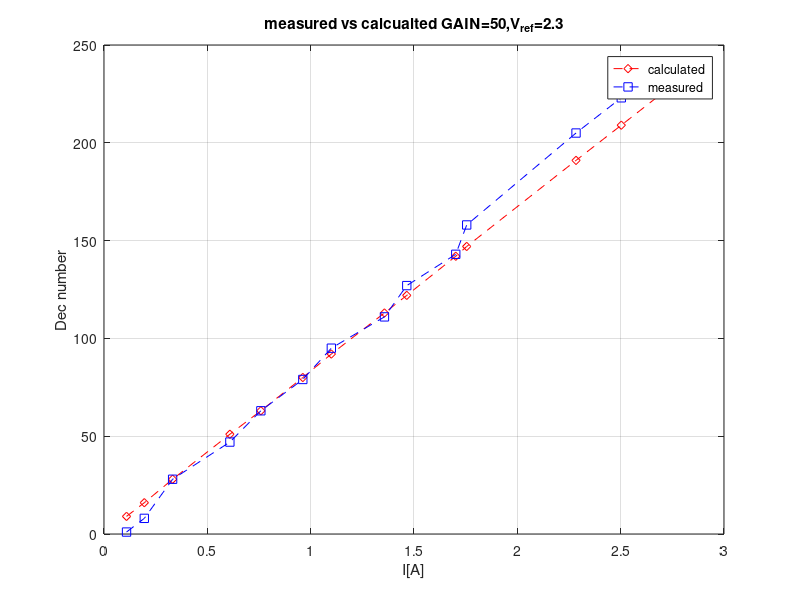
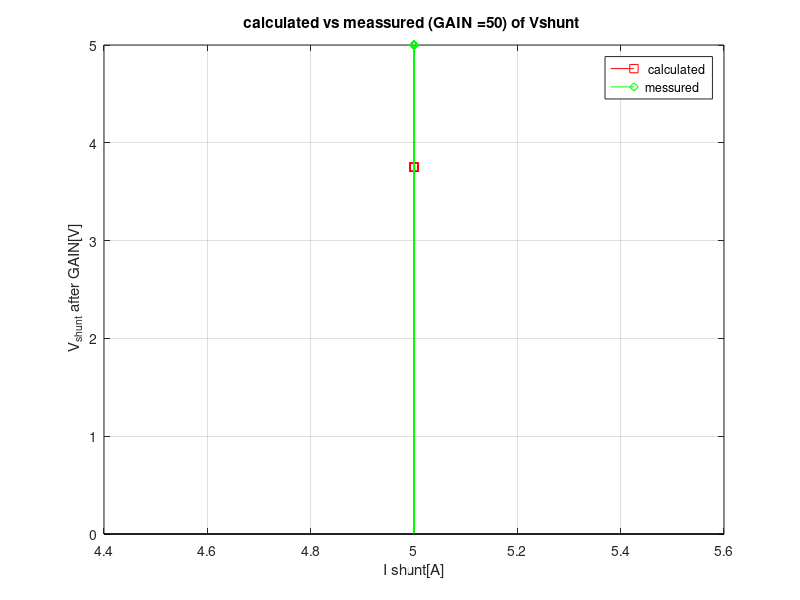
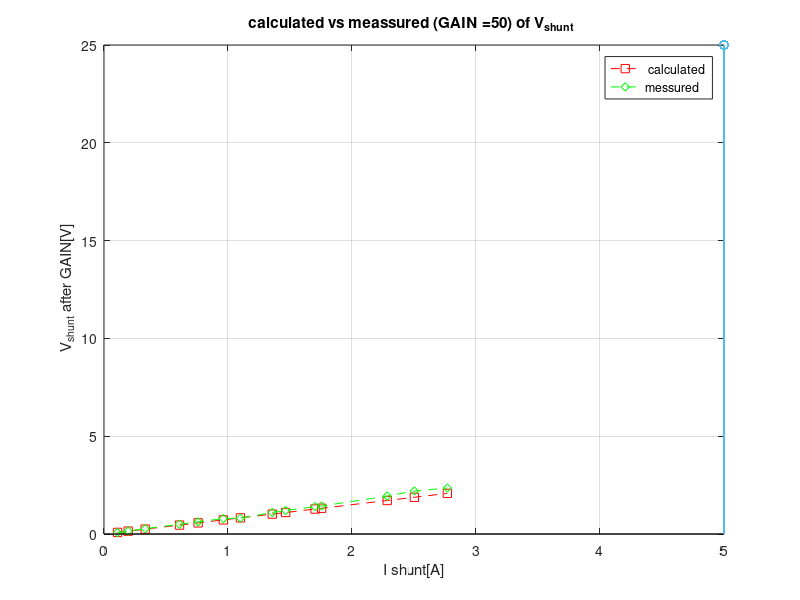
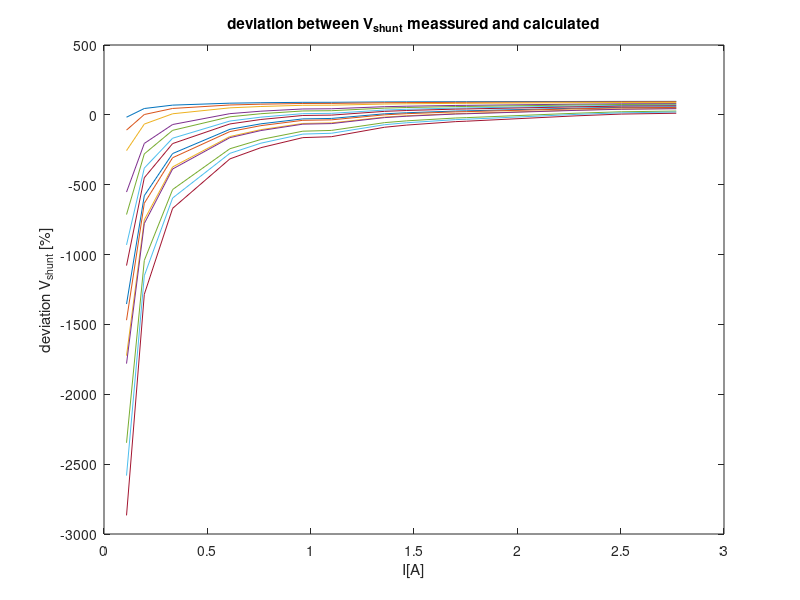

MATLAB code for these plots, in order: (Note: this script raises an error after producing the figures.)
clc;clear all;close all;
k=1;
R_shunt=15*(1e-3); %% 15m[Ohm]
Gain=50;
V_ref=2.3;
k=1;i=0;
for i=1:14   
    
    
   I_shunt=[0.109;0.195;0.332;0.609;0.759;0.962;1.1;1.357;1.465;1.702;1.755;2.284;2.503;2.769]
   V_shunt_after_GAIN(i)=I_shunt(i)*Gain*R_shunt; %% voltage across shunt after GAIN calculated
   
   limit_calculated(i)= round(V_shunt_after_GAIN(i)/(V_ref/256)); %% calculated dec limit 
%    limit_measured(i)=input('enter limit from the 7segment display:'); %% measured dec limit 
   limit_measured=[1;8;28;47;63;79;95;111;127;143;158;205;223;239]
      
   V_gain_50_calculated(i)=V_shunt_after_GAIN(i);%% voltage across shunt after GAIN calculated 
%    V_gain_50__meassured(i)= input('enter voltage on scope:'); %% voltage across shunt after GAIN on scope
    V_gain_50__meassured=[70*1e-3;150*1e-3;270*1e-3;500*1e-3;0.62;0.79;0.81;1.1;1.2;1.4;1.43;1.94;2.2;2.35]

   disp('next calculation!');
   
   if (I_shunt(i)==9999)
       k=2
   else 
       k=1
   end 
   
   
   
   
end



figure(1);
plot(I_shunt,limit_calculated,'red -- diamond'); %% plot of calculated dec number 
hold on; 
plot(I_shunt,limit_measured,'blue -- square '); %% plot of measured dec number 
legend('calculated','measured');grid on;
title('measured vs calcualted GAIN=50,V_{ref}=2.3');
xlabel('I[A]');ylabel('Dec number');grid on;

figure(2);
plot(I_shunt,100-(limit_calculated*100)./limit_measured)
title(' deviation between dec limit calculated and dec limit measured');
xlabel('I[A]');ylabel('deviation dec limit [%]');


figure(3)
plot(I_shunt,V_gain_50_calculated,'-- red square');
hold on;
plot(I_shunt,V_gain_50__meassured,'-- green diamond');
xlabel('I shunt[A]');ylabel(' V_{shunt} after GAIN[V]');
title('calculated vs meassured (GAIN =50) of V_{shunt} ');
legend(' calculated' , 'messured')
grid on ;


 figure(4);
 plot(I_shunt,100-(V_gain_50_calculated*100)./V_gain_50__meassured)
 title('deviation between V_{shunt} meassured and calculated') 
xlabel('I[A]');ylabel('deviation V_{shunt} [%]');


%% test the INA225 
k=1;
R_shunt=15*(1e-3); %% 15m[Ohm]
Gain=50;
V_ref=2.3;

for i=1:20
    
   I_shunt(i)=input('enter I shunt:');
   V_gain_50_calculated(i)=I_shunt(i)*Gain*R_shunt;
   V_gain_50__meassured(i)= input('enter voltage on scope:');
   disp('next calcultion');
   
   
end

figure(2)
stem(I_shunt,V_gain_50_calculated,'red square');
hold on;
stem(I_shunt,V_gain_50__meassured,'green diamond');
xlabel('I shunt[A]');ylabel(' V_{shunt} after GAIN[V]');
title('calculated vs meassured (GAIN =50) of Vshunt ');
legend(' calculated' , 'messured')
grid on ;

% 
 figure(3);
 stem(I_shunt,100-(V_gain_50_calculated*100)./V_gain_50__meassured)
 figure(4)
 stem(I_shunt,100-(limit_calculated*100)./limit_measured)





